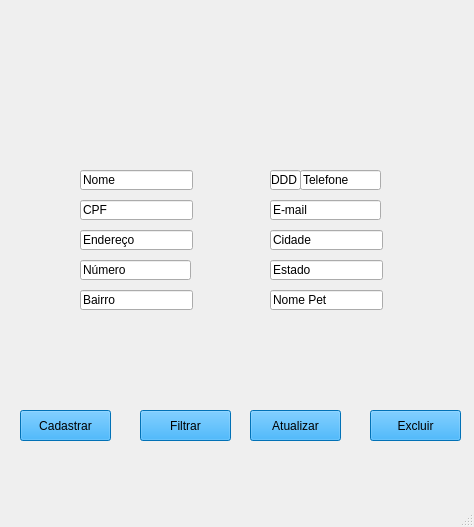
<?xml version="1.0" encoding="UTF-8"?>
<ui version="4.0">
 <class>MainWindow</class>
 <widget class="QMainWindow" name="MainWindow">
  <property name="geometry">
   <rect>
    <x>0</x>
    <y>0</y>
    <width>474</width>
    <height>527</height>
   </rect>
  </property>
  <property name="windowTitle">
   <string>MainWindow</string>
  </property>
  <widget class="QWidget" name="centralwidget">
   <widget class="QLabel" name="label">
    <property name="geometry">
     <rect>
      <x>-10</x>
      <y>-20</y>
      <width>561</width>
      <height>541</height>
     </rect>
    </property>
    <property name="text">
     <string/>
    </property>
    <property name="pixmap">
     <pixmap>../../../../../../../../Downloads/Seja bem-vindo! (3).png</pixmap>
    </property>
   </widget>
   <widget class="QLineEdit" name="txt_nome2">
    <property name="geometry">
     <rect>
      <x>80</x>
      <y>170</y>
      <width>113</width>
      <height>20</height>
     </rect>
    </property>
    <property name="text">
     <string>Nome</string>
    </property>
   </widget>
   <widget class="QLineEdit" name="txt_cpf">
    <property name="geometry">
     <rect>
      <x>80</x>
      <y>200</y>
      <width>113</width>
      <height>20</height>
     </rect>
    </property>
    <property name="text">
     <string>CPF</string>
    </property>
   </widget>
   <widget class="QLineEdit" name="txt_logradouro">
    <property name="geometry">
     <rect>
      <x>80</x>
      <y>230</y>
      <width>113</width>
      <height>20</height>
     </rect>
    </property>
    <property name="text">
     <string>Endereço</string>
    </property>
   </widget>
   <widget class="QLineEdit" name="txt_bairro">
    <property name="geometry">
     <rect>
      <x>80</x>
      <y>290</y>
      <width>113</width>
      <height>20</height>
     </rect>
    </property>
    <property name="text">
     <string>Bairro</string>
    </property>
   </widget>
   <widget class="QLineEdit" name="txt_cidade">
    <property name="geometry">
     <rect>
      <x>270</x>
      <y>230</y>
      <width>113</width>
      <height>20</height>
     </rect>
    </property>
    <property name="text">
     <string>Cidade</string>
    </property>
   </widget>
   <widget class="QLineEdit" name="txt_estado">
    <property name="geometry">
     <rect>
      <x>270</x>
      <y>260</y>
      <width>113</width>
      <height>20</height>
     </rect>
    </property>
    <property name="text">
     <string>Estado</string>
    </property>
   </widget>
   <widget class="QLineEdit" name="txt_numero">
    <property name="geometry">
     <rect>
      <x>80</x>
      <y>260</y>
      <width>111</width>
      <height>20</height>
     </rect>
    </property>
    <property name="text">
     <string>Número</string>
    </property>
   </widget>
   <widget class="QLineEdit" name="txt_nomepet">
    <property name="geometry">
     <rect>
      <x>270</x>
      <y>290</y>
      <width>113</width>
      <height>20</height>
     </rect>
    </property>
    <property name="text">
     <string>Nome Pet</string>
    </property>
   </widget>
   <widget class="QLineEdit" name="txt_ddd">
    <property name="geometry">
     <rect>
      <x>270</x>
      <y>170</y>
      <width>31</width>
      <height>20</height>
     </rect>
    </property>
    <property name="text">
     <string>DDD</string>
    </property>
   </widget>
   <widget class="QLineEdit" name="txt_email">
    <property name="geometry">
     <rect>
      <x>270</x>
      <y>200</y>
      <width>111</width>
      <height>20</height>
     </rect>
    </property>
    <property name="text">
     <string>E-mail</string>
    </property>
   </widget>
   <widget class="QPushButton" name="btn_cadastrar2">
    <property name="geometry">
     <rect>
      <x>20</x>
      <y>410</y>
      <width>91</width>
      <height>31</height>
     </rect>
    </property>
    <property name="styleSheet">
     <string notr="true">background-color: rgb(2, 158, 255);</string>
    </property>
    <property name="text">
     <string>Cadastrar</string>
    </property>
   </widget>
   <widget class="QPushButton" name="btn_atualizar2">
    <property name="geometry">
     <rect>
      <x>250</x>
      <y>410</y>
      <width>91</width>
      <height>31</height>
     </rect>
    </property>
    <property name="styleSheet">
     <string notr="true">background-color: rgb(2, 158, 255);</string>
    </property>
    <property name="text">
     <string>Atualizar</string>
    </property>
   </widget>
   <widget class="QPushButton" name="btn_excluir2">
    <property name="geometry">
     <rect>
      <x>370</x>
      <y>410</y>
      <width>91</width>
      <height>31</height>
     </rect>
    </property>
    <property name="styleSheet">
     <string notr="true">background-color: rgb(2, 158, 255);</string>
    </property>
    <property name="text">
     <string>Excluir</string>
    </property>
   </widget>
   <widget class="QPushButton" name="btn_filtrar2">
    <property name="geometry">
     <rect>
      <x>140</x>
      <y>410</y>
      <width>91</width>
      <height>31</height>
     </rect>
    </property>
    <property name="styleSheet">
     <string notr="true">background-color: rgb(2, 158, 255);</string>
    </property>
    <property name="text">
     <string>Filtrar</string>
    </property>
   </widget>
   <widget class="QLineEdit" name="txt_telefone">
    <property name="geometry">
     <rect>
      <x>300</x>
      <y>170</y>
      <width>81</width>
      <height>20</height>
     </rect>
    </property>
    <property name="text">
     <string>Telefone</string>
    </property>
   </widget>
   <widget class="QLabel" name="label_3">
    <property name="geometry">
     <rect>
      <x>50</x>
      <y>170</y>
      <width>21</width>
      <height>20</height>
     </rect>
    </property>
    <property name="text">
     <string/>
    </property>
    <property name="pixmap">
     <pixmap>../../../../../../../../Downloads/do-utilizador.png</pixmap>
    </property>
    <property name="scaledContents">
     <bool>true</bool>
    </property>
   </widget>
   <widget class="QLabel" name="label_4">
    <property name="geometry">
     <rect>
      <x>50</x>
      <y>200</y>
      <width>21</width>
      <height>16</height>
     </rect>
    </property>
    <property name="text">
     <string/>
    </property>
    <property name="pixmap">
     <pixmap>../../../../../../../../Downloads/cpf.png</pixmap>
    </property>
    <property name="scaledContents">
     <bool>true</bool>
    </property>
   </widget>
   <widget class="QLabel" name="label_5">
    <property name="geometry">
     <rect>
      <x>240</x>
      <y>260</y>
      <width>31</width>
      <height>20</height>
     </rect>
    </property>
    <property name="text">
     <string/>
    </property>
    <property name="pixmap">
     <pixmap>../../../../../../../../Downloads/MicrosoftTeams-image (7).png</pixmap>
    </property>
    <property name="scaledContents">
     <bool>true</bool>
    </property>
   </widget>
   <widget class="QLabel" name="label_6">
    <property name="geometry">
     <rect>
      <x>249</x>
      <y>200</y>
      <width>16</width>
      <height>16</height>
     </rect>
    </property>
    <property name="text">
     <string/>
    </property>
    <property name="pixmap">
     <pixmap>../../../../../../../../Downloads/561127.png</pixmap>
    </property>
    <property name="scaledContents">
     <bool>true</bool>
    </property>
   </widget>
   <widget class="QLabel" name="label_7">
    <property name="geometry">
     <rect>
      <x>50</x>
      <y>230</y>
      <width>21</width>
      <height>20</height>
     </rect>
    </property>
    <property name="text">
     <string/>
    </property>
    <property name="pixmap">
     <pixmap>../../../../../../../../Downloads/MicrosoftTeams-image (8).png</pixmap>
    </property>
    <property name="scaledContents">
     <bool>true</bool>
    </property>
   </widget>
   <widget class="QLabel" name="label_2">
    <property name="geometry">
     <rect>
      <x>246</x>
      <y>170</y>
      <width>21</width>
      <height>20</height>
     </rect>
    </property>
    <property name="text">
     <string/>
    </property>
    <property name="pixmap">
     <pixmap>../../../../../../../../Downloads/MicrosoftTeams-image (9).png</pixmap>
    </property>
    <property name="scaledContents">
     <bool>true</bool>
    </property>
   </widget>
   <widget class="QLabel" name="label_8">
    <property name="geometry">
     <rect>
      <x>246</x>
      <y>230</y>
      <width>21</width>
      <height>20</height>
     </rect>
    </property>
    <property name="text">
     <string/>
    </property>
    <property name="pixmap">
     <pixmap>../../../../../../../../Downloads/MicrosoftTeams-image (10).png</pixmap>
    </property>
    <property name="scaledContents">
     <bool>true</bool>
    </property>
   </widget>
   <widget class="QLabel" name="label_9">
    <property name="geometry">
     <rect>
      <x>240</x>
      <y>290</y>
      <width>21</width>
      <height>20</height>
     </rect>
    </property>
    <property name="text">
     <string/>
    </property>
    <property name="pixmap">
     <pixmap>../../../../../../../../Downloads/MicrosoftTeams-image (6).png</pixmap>
    </property>
    <property name="scaledContents">
     <bool>true</bool>
    </property>
   </widget>
   <widget class="QLabel" name="label_10">
    <property name="geometry">
     <rect>
      <x>50</x>
      <y>290</y>
      <width>21</width>
      <height>20</height>
     </rect>
    </property>
    <property name="text">
     <string/>
    </property>
    <property name="pixmap">
     <pixmap>../../../../../../../../Downloads/MicrosoftTeams-image (11).png</pixmap>
    </property>
    <property name="scaledContents">
     <bool>true</bool>
    </property>
   </widget>
   <widget class="QLabel" name="label_11">
    <property name="geometry">
     <rect>
      <x>50</x>
      <y>260</y>
      <width>21</width>
      <height>20</height>
     </rect>
    </property>
    <property name="text">
     <string/>
    </property>
    <property name="pixmap">
     <pixmap>../../../../../../../../Downloads/MicrosoftTeams-image (12).png</pixmap>
    </property>
    <property name="scaledContents">
     <bool>true</bool>
    </property>
   </widget>
  </widget>
  <widget class="QMenuBar" name="menubar">
   <property name="geometry">
    <rect>
     <x>0</x>
     <y>0</y>
     <width>474</width>
     <height>21</height>
    </rect>
   </property>
  </widget>
  <widget class="QStatusBar" name="statusbar"/>
 </widget>
 <resources/>
 <connections/>
</ui>
